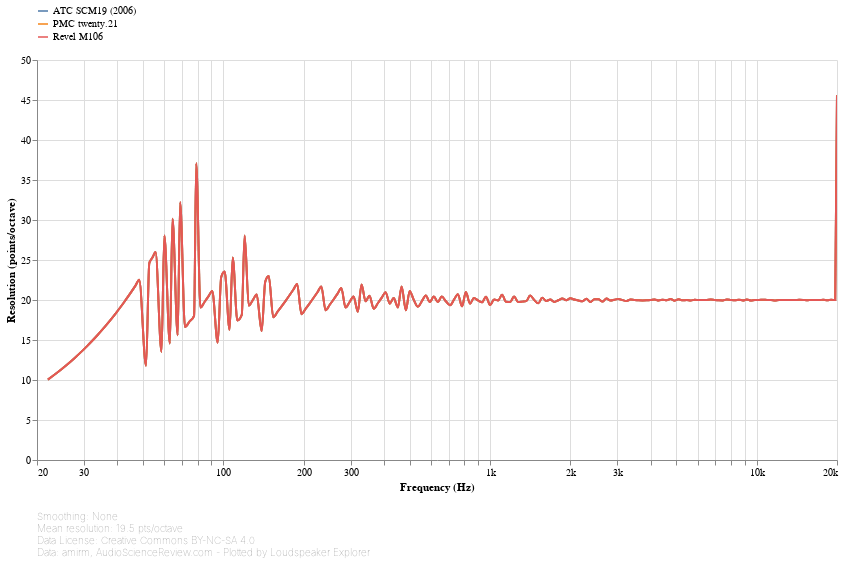

Notebook cell for this chart:
### Markdown cell above
## Resolution

This chart shows the resolution of the input data at each frequency. For each point, resolution is calculated by looking at the distance from the previous point. The larger the distance, the lower the resolution.

A straight, horizontal line means that resolution is constant throughout the spectrum, or in other words, points are equally spaced in log-frequency. Some Loudspeaker Explorer features, especially smoothing and detrending, implicitly assume that this is the case, and might produce inaccurate results otherwise.

### Code cell
#@markdown
conditional_chart(max_standalone_speaker_count, lambda: frequency_response_chart(
    speakers_fr_ready
        .pipe(lsx.pd.index_as_columns)
        .set_index('Speaker')
        .set_index('Frequency [Hz]', append=True, drop=False)
        .groupby('Speaker').apply(lambda frequencies: frequencies / frequencies.shift(1))
        .pipe(np.log2)
        .pow(-1)
        .rename(columns={'Frequency [Hz]': 'Resolution (points/octave)'})
        .pipe(lsx.pd.remap_columns, {
            'Resolution (points/octave)': 'value',
        }),
    lambda chart: lsx.util.pipe(chart
        .encode(
            alt.Y('value', type='quantitative', title='Resolution (points/octave)', axis=alt.Axis(grid=True)),
            speaker_color()),
        speaker_input),
    lambda chart: lsx.alt.interactive_line(chart),
    alter_tooltips=lambda tooltips:
        ([alt.Tooltip('speaker', title='Speaker')]
            if speakers_fr_ready.index.get_level_values('Speaker').nunique() > 1 else []) +
        tooltips +
        [alt.Tooltip('value', type='quantitative', title='Resolution (points/octave)', format='.2f')]
))

### Figure 1 — Vega-Lite specification as saved in the notebook (floating-point values rounded to 4 significant figures; data arrays with more than 128 entries replaced by an {"elided": "..."} marker saying what was removed)
{"config": {"view": {"continuousWidth": 400, "continuousHeight": 300, "opacity": 0}}, "vconcat": [{"layer": [{"mark": {"type": "line", "clip": true, "interpolate": "monotone"}, "encoding": {"opacity": {"condition": {"value": 1, "selection": "selector001"}, "value": 0.2}}, "selection": {"selector001": {"type": "multi", "encodings": ["color"], "bind": "legend"}, "selector003": {"type": "interval", "bind": "scales", "encodings": ["x", "y"]}, "selector004": {"type": "single", "fields": ["speaker"], "bind": {"input": "select", "options": [null, "ATC SCM19 (2006)", "PMC twenty.21", "Revel M106"], "labels": ["All", "ATC SCM19 (2006)", "PMC twenty.21", "Revel M106"], "name": "Speaker: "}}}}, {"mark": {"type": "circle", "clip": true, "size": 100}, "encoding": {"fillOpacity": {"condition": {"value": 0.3, "selection": "selector002"}, "value": 0}}, "selection": {"selector002": {"type": "single", "on": "mouseover", "clear": "mouseout", "empty": "none", "encodings": ["x", "y"]}}}], "data": {"name": "data-47331b5d27ba5f4f16ca554f8ac08999"}, "encoding": {"color": {"type": "nominal", "field": "speaker", "legend": {"direction": "vertical", "labelLimit": 600, "orient": "top", "symbolType": "stroke"}, "title": null}, "tooltip": [{"type": "nominal", "field": "speaker", "title": "Speaker"}, {"type": "quantitative", "field": "frequency", "format": ".03s", "title": "Frequency (Hz)"}, {"type": "quantitative", "field": "value", "format": ".2f", "title": "Resolution (points/octave)"}], "x": {"type": "quantitative", "axis": {"format": "s"}, "field": "frequency", "scale": {"base": 10, "domain": [20, 20000], "nice": false, "type": "log"}, "title": "Frequency (Hz)"}, "y": {"type": "quantitative", "axis": {"grid": true}, "field": "value", "title": "Resolution (points/octave)"}}, "height": 400, "transform": [{"flatten": ["frequency", "value"]}, {"filter": {"selection": "selector004"}}], "width": 800}, {"mark": "text", "height": 1, "title": {"text": ["Smoothing: None", "Mean resolution: 19.5 pts/octave", "Data License: Creative Commons BY-NC-SA 4.0", "Data: amirm, AudioScienceReview.com - Plotted by Loudspeaker Explorer"], "anchor": "start", "color": "gray", "fontSize": 10, "fontWeight": "lighter"}, "width": 600}], "resolve": {"legend": {"color": "independent"}}, "usermeta": {"embedOptions": {"downloadFileName": "Loudspeaker Explorer chart", "scaleFactor": 4}}, "$schema": "https://vega.github.io/schema/vega-lite/v4.8.1.json", "datasets": {"data-47331b5d27ba5f4f16ca554f8ac08999": [{"speaker": "ATC SCM19 (2006)", "frequency": {"elided": "194 float values"}, "value": {"elided": "194 float values"}}, {"speaker": "PMC twenty.21", "frequency": {"elided": "194 float values"}, "value": {"elided": "194 float values"}}, {"speaker": "Revel M106", "frequency": {"elided": "194 float values"}, "value": {"elided": "194 float values"}}]}}
